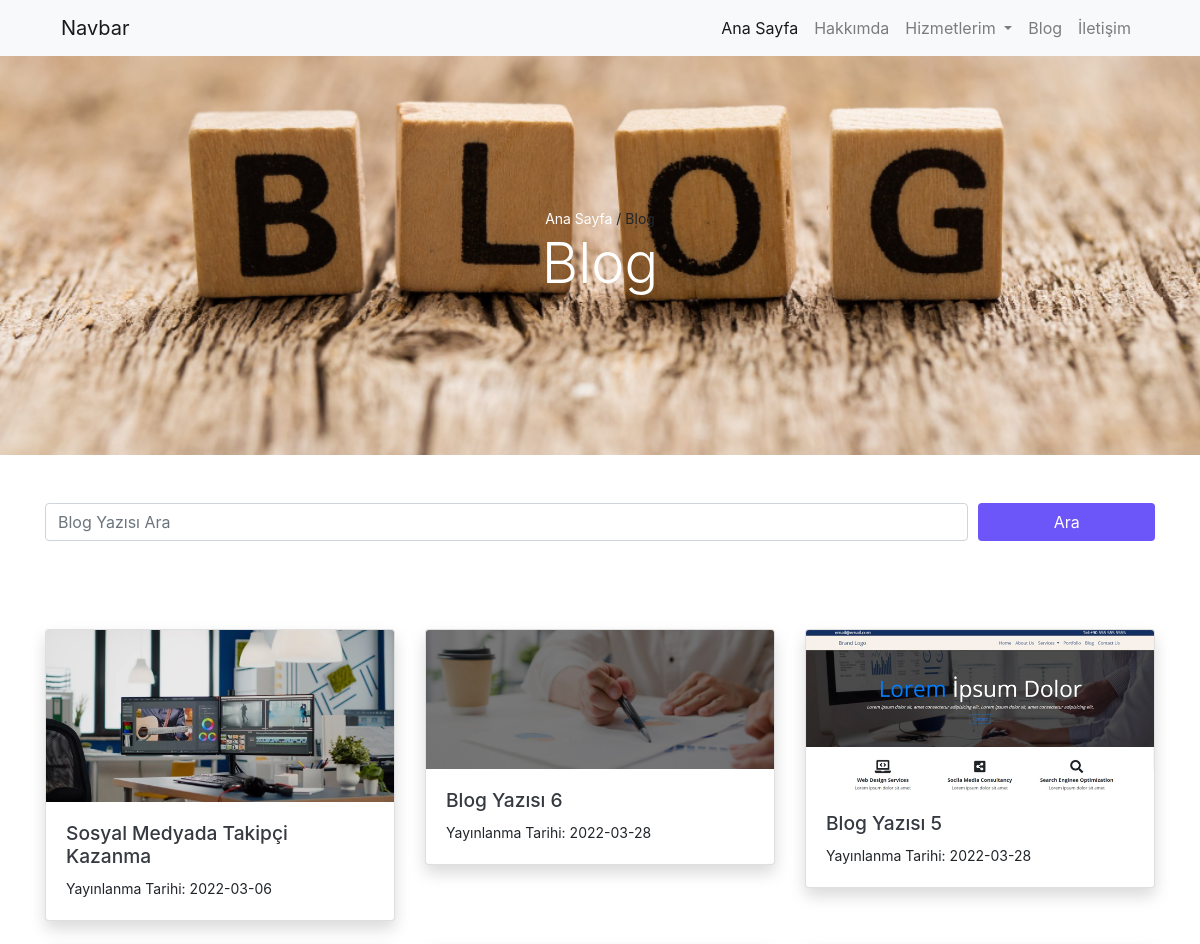
The page /blog.php (upper part) on the database as committed earlier.
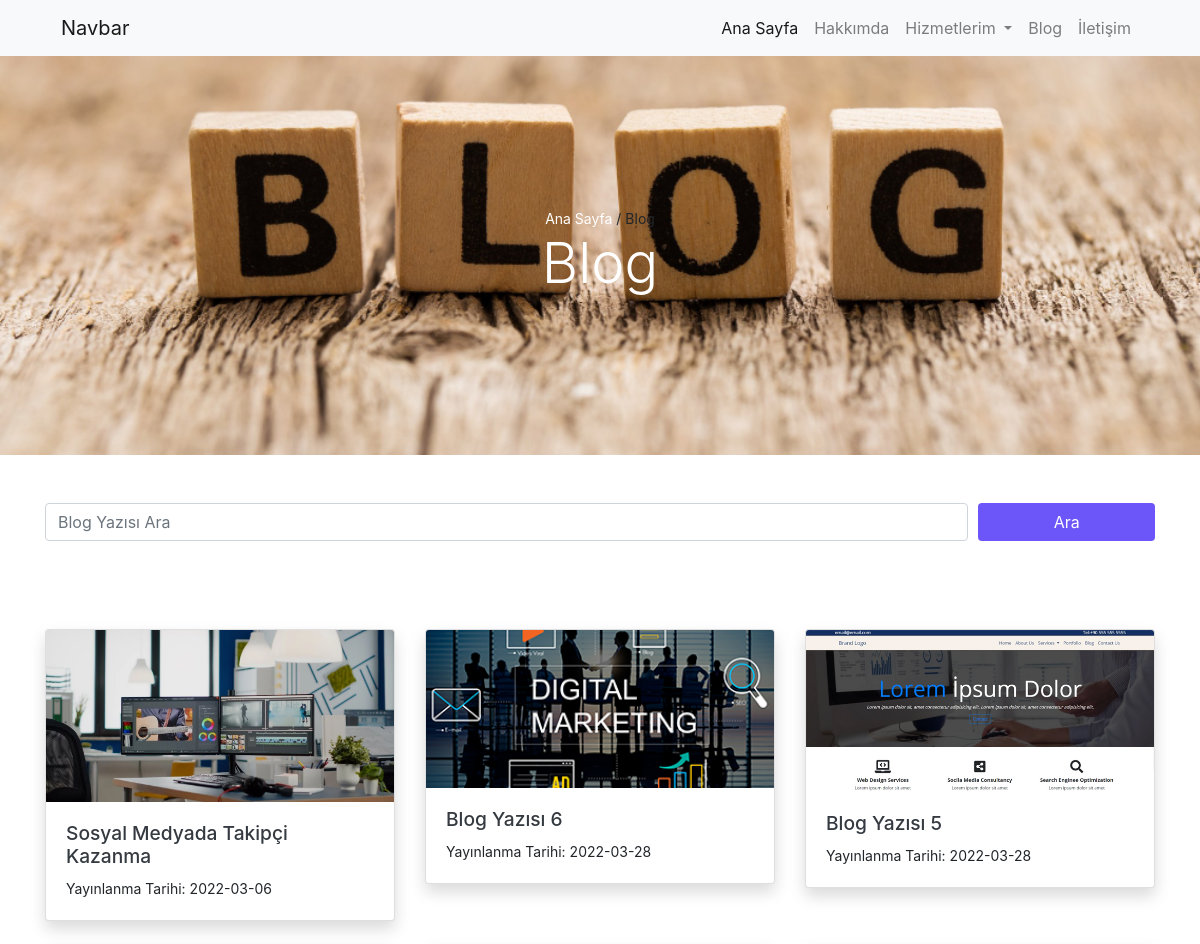
The same page on the database as committed later.
### tables this page shows
CREATE TABLE IF NOT EXISTS `yazilar` (
  `id` int(11) NOT NULL AUTO_INCREMENT,
  `baslik` varchar(100) NOT NULL,
  `icerik` text NOT NULL,
  `meta` varchar(160) NOT NULL,
  `foto` varchar(150) NOT NULL,
  `fotoalt` varchar(100) NOT NULL,
  `kategori` varchar(25) NOT NULL,
  `tarih` varchar(11) NOT NULL,
  `durum` varchar(15) NOT NULL,
  PRIMARY KEY (`id`)
);

### blog.php (the view)
<?php require_once('header.php'); ?>
<?php
$sorgu_banner = $db->prepare('select * from ayarlar order by id desc limit 1');
$sorgu_banner->execute();
$satir_banner = $sorgu_banner->fetch();
?>
<section id="blogBanner" class="py-15" style="background-image: url('<?php echo substr($satir_banner['blogbanner'], 3); ?>') ;">
    <div class="container">
        <div class="row">
            <div class="col-12 text-center">
                <small><a href="index.php">Ana Sayfa</a> / Blog</small>
                <h1 class="display-4 text-white">Blog</h1>
            </div>
        </div>
    </div>
</section>
<section id="search" class="pt-5">
    <div class="container">
        <div class="row">
            <div class="col-12">
                <form action="" method="post" class="form-row">
                    <div class="col-10">
                        <div class="form-group">
                            <input type="search" name="arama" placeholder="Blog Yazısı Ara" class="form-control">
                        </div>
                    </div>
                    <div class="col-2">
                        <div class="form-group">
                            <button type="submit" class="btn btn-mor w-100">Ara</button>
                        </div>
                    </div>
                </form>
            </div>
        </div>
    </div>
</section>
<section id="blogList" class="py-5">
    <div class="container">
        <div class="row">
            <?php
            $sorgu_bloglist = $db->prepare('select * from yazilar order by id desc');
            $sorgu_bloglist->execute();
            if ($sorgu_bloglist->rowCount()) {
                foreach ($sorgu_bloglist as $satir_bloglist) {
            ?>
                    <div class="col-md-4 mt-4">
                        <div class="card shadow">
                            <a href="sample.php?id=<?php echo $satir_bloglist['id']; ?> ">
                                <img src="<?php echo substr($satir_bloglist['foto'], 3); ?>" alt="<?php echo $satir_bloglist['fotoalt']; ?>" class="card-img-top">
                            </a>
                            <div class="card-body">
                                <a href="sample.php?id=<?php echo $satir_bloglist['id']; ?>" class="text-dark text-decoration-none">
                                    <h2 style="font-size:1.2rem;"><?php echo $satir_bloglist['baslik']; ?></h2>
                                </a>
                                <small>Yayınlanma Tarihi: <?php echo $satir_bloglist['tarih']; ?> </small>
                            </div>
                        </div>
                    </div>
            <?php
                }
            }
            ?>
        </div>
    </div>
</section>
<?php require_once('footer.php'); ?>

Rows that differ between the two databases and show on the page:
changed yazilar "Blog Yazısı 6": foto: a different picture
